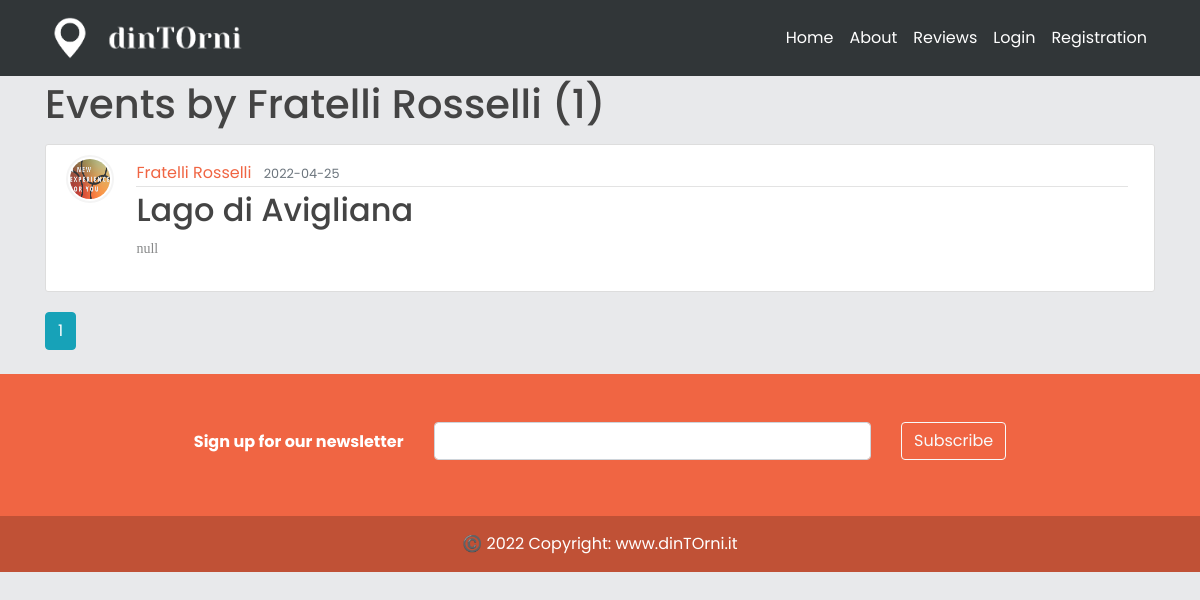
/Fratelli Rosselli, run on an earlier commit of the app's database.
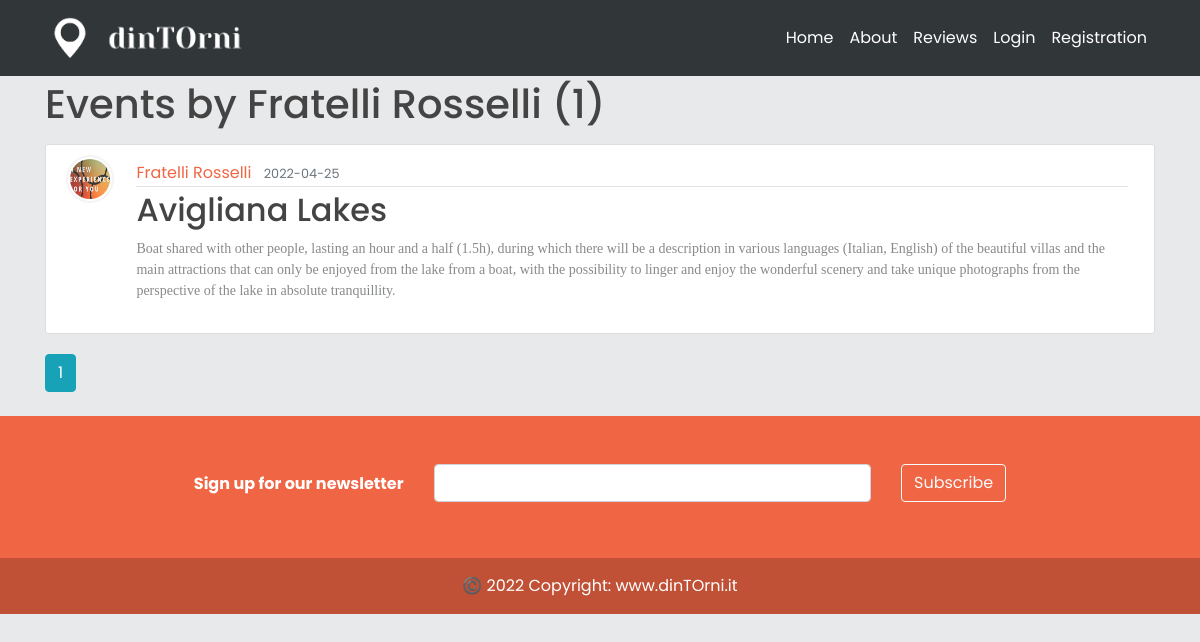
And on a later commit of the database.
### models.py (models this page shows, shortened)
class Event(db.Model):
    id = db.Column(db.Integer, primary_key=True)
    title = db.Column(db.String(100), nullable=False)
    date_event = db.Column(db.Date, nullable=False)
    location = db.Column(db.Text, nullable=False)
    price = db.Column(db.Float, nullable = True)
    equipment = db.Column(db.Text,  nullable=True)
    min_users = db.Column(db.Integer,  nullable=True)
    date_posted = db.Column(db.DateTime,
                            default=datetime.utcnow())  # default è listante corrente in cui posto
    content = db.Column(db.Text,  nullable=False)
    weaknesses = db.Column(db.Text,  nullable=True)
    image_event1 = db.Column(db.String(20), nullable=False, default='default.jpg')
    image_event2 = db.Column(db.String(20), nullable=False, default='default.jpg')
    image_event3 = db.Column(db.String(20), nullable=False, default='default.jpg')
    business_id = db.Column(db.Integer, db.ForeignKey('business.id'))  # db integer, è una chiave devo specificare la relazi

class User(db.Model, UserMixin):
    _tablename__ = 'user'
    id = db.Column(db.Integer, primary_key=True)
    email = db.Column(db.String(120), unique=True, nullable=False)
    image_file = db.Column(db.String(20), nullable=False, default='default.jpg')
    password = db.Column(db.String(60), nullable=False)
    telephone = db.Column(db.Integer(), nullable=False)
    type= db.Column(db.String(20))
    __mapper_args__={
        'polymorphic_identity': 'user',
        'polymorphic_on': type
    }

class Business(User, db.Model):
    _tablename__ = 'business'
    id = db.Column(db.Integer, db.ForeignKey('user.id'), primary_key=True)
    name = db.Column(db.String(20), unique=True, nullable=False)
    vat_number = db.Column(db.Integer())#rimettere i nullable
    city = db.Column(db.String(20))
    address = db.Column(db.String(30))
    events = db.relationship('Event', backref='creator', lazy=True)
    link_facebook = db.Column(db.String())
    link_instagram = db.Column(db.String())
    link_twitter = db.Column(db.String())
    link_website = db.Column(db.String())
    __mapper_args__ = {
        'polymorphic_identity': 'business',
    }

### app/users/routes.py (the view)
@users.route("/<string:name>")
def business_events(name):
    page = request.args.get('page', 1, type=int)
    business = Business.query.filter_by(name=name).first_or_404()
    events = Event.query.filter_by(creator=business).order_by(Event.date_posted.desc()).paginate(page=page, per_page=5)
    return render_template('business_events.html', events=events, business=business)

### app/templates/business_events.html
{% extends "layout.html" %}
{% block content %}
    <h1 class="mb-3">Events by {{ business.name }} ({{ events.total }})</h1>
    {% for event in events.items %}
        <article class="media content-section">
          <img class="rounded-circle article-img" src="{{ url_for('static', filename='profile_pics/' + event.creator.image_file) }}">
          <div class="media-body">
            <div class="article-metadata">
              <a class="mr-2" href="{{ url_for('users.business_events', name=event.creator.name) }}">{{ event.creator.name }}</a>
              <small class="text-muted">{{ event.date_event.strftime('%Y-%m-%d') }}</small>
            </div>
            <h2><a class="article-title" href="{{ url_for('events.event', event_id=event.id) }}">{{ event.title }}</a></h2>
            <p class="article-content">{{ event.content }}</p>
          </div>
        </article>
    {% endfor %}
    {% for page_num in events.iter_pages(left_edge=1, right_edge=1, left_current=1, right_current=2) %}
      {% if page_num %}
        {% if events.page == page_num %}
          <a class="btn btn-info mb-4" href="{{ url_for('users.business_events', name=business.name, page=page_num) }}">{{ page_num }}</a>
        {% else %}
          <a class="btn btn-outline-info mb-4" href="{{ url_for('users.business_events', name=business.name, page=page_num) }}">{{ page_num }}</a>
        {% endif %}
      {% else %}
        ...
      {% endif %}
    {% endfor %}
{% endblock content %}

What changed in the data, as far as the page shows it:
changed Event "Fratelli Rosselli": title "Lago di Avigliana" → "Avigliana Lakes"; content "null" → "Boat shared with other people, lasting an hour and a half (1.5h), during which there will be a description in various languages (Italian, English) of the beautiful villas and the main attractions that can only be enjoyed from the lake from a boat, with the possibility to linger and enjoy the wonderful scenery and take unique photographs from the perspective of the lake in absolute tranquillity."
